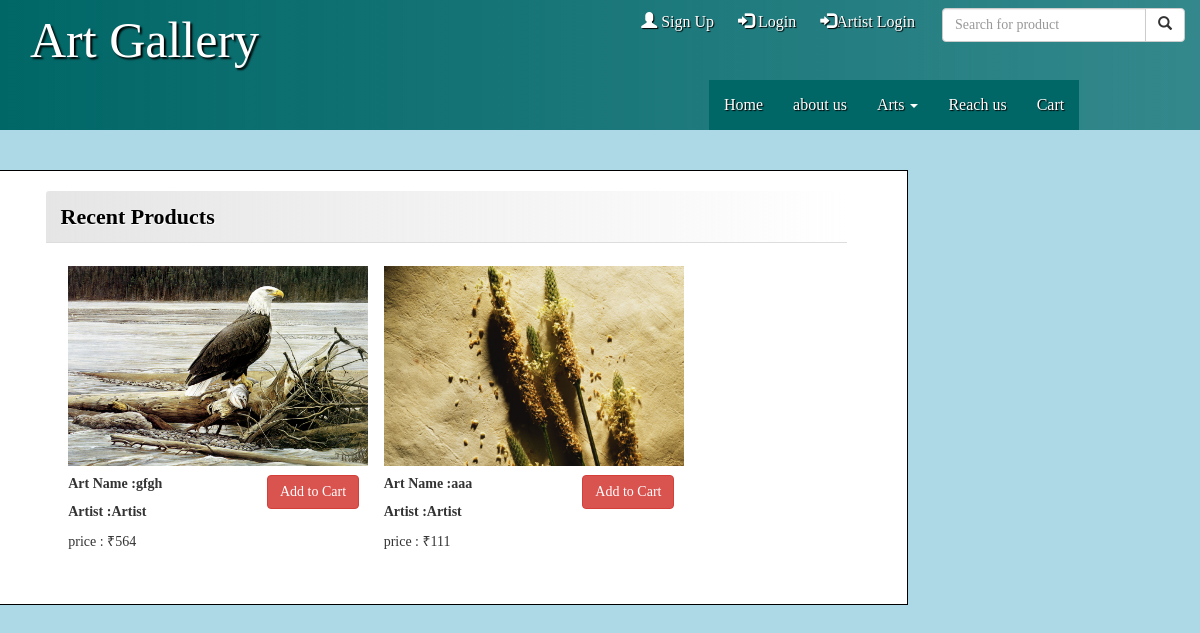
The page / on the database its author committed.
### tables this page shows
CREATE TABLE `uploads` (
  `id` int(11) NOT NULL,
  `artist` varchar(120) NOT NULL,
  `name` varchar(455) NOT NULL,
  `rate` int(11) NOT NULL,
  `image` varchar(120) NOT NULL,
  `artist_id` int(11) NOT NULL,
  `approved` int(11) NOT NULL DEFAULT '0'
);

### index.php (the view, shortened to what this page needs)
<?php session_start();
  require_once('header.php');
      $select="SELECT * FROM `uploads` where approved='1' ORDER BY `uploads`.`id` DESC ";
      $re=mysqli_query($link,$select);
?>
		<div class="container-fluid">
		  </div>
		  <div class="row home_info">
			<div class="col-md-9 recent_product">
                <div class="panel panel-default">
				    <div class="panel-heading">Recent Products</div>
				        <div class="panel-body">
                                <?php
                                 $x=0;
                                  while ($x<=1) {
                                    $rw=mysqli_fetch_assoc($re);
                                    $image=$rw['image'];
                                    $id=$rw['id'];
                                    $artist=$rw['artist'];
                                    $name=$rw['name'];
                                    $rate=$rw['rate'];
                                    echo('<div style="float:left;padding:1%;">
                                    <div>
                                    <img src="'.$image.'" style="width:300px;height:200px;possion:fixed;">
                                    </div>
                                    <div style="float:right;">
                                    <a href="uploadtocart.php?item_id='.$id.'" style="float:right;padding:10%; "><button class="btn btn-danger">Add to Cart</button></a>
                                                                  </div>
                                                                  <div style="float:left;">
                                                                      <h5><span style="font-weight:bolder;">Art Name :<span>'.$name.'</h5>
                                                                      <p ><span style="font-weight:bolder;">Artist :<span>'.$artist.'</p>
                                        <p style="float:left;">price : ₹'.$rate.'</p>
                                                                  </div>
                                  </div>	');
                                    $x++;
                                  }
                                ?>
                        </div>
                </div>
			</div>
		  </div>

### style.css (style rules this page uses)
* { margin:0; padding:0; font-family:"Comic Sans MS", cursive; }
body { background:lightblue; text-align: left; }
.recent_product { margin-top:20px; border:1px solid black; background-color:#FFF; height:auto; }
.panel { border:none; box-shadow:none; width:90%; margin:20px auto; }
.panel .panel-heading { color:#000; font-size:22px; font-weight:bold; text-shadow:1px 1px 1px #fff; background:linear-gradient(to right,rgba(204,204,204,0.5),rgba(255,255,255,1)); }

### rows shown on the page
uploads: image (picture), name "gfgh", artist "Artist", rate "564"
uploads: image (picture), name "aaa", artist "Artist", rate "111"
